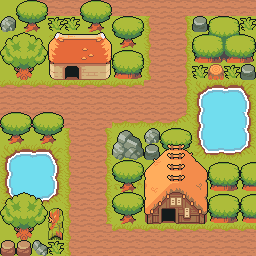

A 2D game scene composited from a Tiled map and its tileset images. What follows is a short description and the map's XML, with every tile layer's data as written:
An orthogonal 16x16 tile map with 16x16 px tiles, 4 tile layers (Floor, Water, Trees, House), 6 tilesets and 5 objects (3x Spawn_point, 2x Portal).

<map version="1.10" tiledversion="1.11.2" orientation="orthogonal" renderorder="right-down" compressionlevel="0" width="16" height="16" tilewidth="16" tileheight="16" infinite="0" backgroundcolor="#696a79" nextlayerid="6" nextobjectid="6">
 <tileset firstgid="1" name="TilesetField" tilewidth="16" tileheight="16" tilecount="0" columns="5" objectalignment="topleft">
  <image source="../tilesets/TilesetField.png" width="80" height="240" />
 </tileset>
 <tileset firstgid="1" name="TilesetFloor" tilewidth="16" tileheight="16" tilecount="0" columns="22" objectalignment="topleft">
  <image source="../tilesets/TilesetFloor.png" width="352" height="417" />
 </tileset>
 <tileset firstgid="268" name="TilesetVillageAbandoned" tilewidth="16" tileheight="16" tilecount="0" columns="20" objectalignment="topleft">
  <image source="../tilesets/TilesetVillageAbandoned.png" width="320" height="192" />
 </tileset>
 <tileset firstgid="268" name="TilesetHouse" tilewidth="16" tileheight="16" tilecount="0" columns="33" objectalignment="topleft">
  <image source="../tilesets/TilesetHouse.png" width="528" height="368" />
 </tileset>
 <tileset firstgid="726" name="TilesetWater" tilewidth="16" tileheight="16" tilecount="0" columns="28" objectalignment="topleft">
  <image source="../tilesets/TilesetWater.png" width="448" height="272" />
 </tileset>
 <tileset firstgid="953" name="TilesetNature" tilewidth="16" tileheight="16" tilecount="0" columns="24" objectalignment="topleft">
  <image source="../tilesets/TilesetNature.png" width="384" height="336" />
 </tileset>
 <layer id="1" name="Floor" width="16" height="16">
  <data encoding="csv">
265,265,178,178,178,178,178,178,178,178,178,178,178,178,178,178,
265,265,265,265,265,265,265,265,265,177,178,179,265,265,265,265,
265,265,265,266,266,265,265,265,265,177,178,179,267,265,265,265,
265,265,265,266,266,266,266,265,265,177,178,179,267,265,265,265,
265,265,265,266,267,267,266,265,265,177,178,179,267,266,265,265,
156,156,156,156,156,156,156,156,156,178,178,179,266,265,265,265,
178,178,178,178,178,178,178,178,178,178,178,179,266,265,265,265,
178,178,178,178,178,178,178,200,200,200,200,201,265,265,265,265,
265,265,265,265,177,178,179,265,265,265,267,267,267,265,265,265,
265,265,265,265,177,178,179,265,265,265,267,267,267,265,265,265,
265,265,267,265,177,178,179,267,267,267,267,267,265,265,265,265,
265,265,267,267,177,178,179,267,266,265,265,265,265,265,265,265,
265,265,267,267,177,178,179,267,265,265,265,265,265,265,265,265,
265,265,267,265,177,178,179,265,265,265,265,265,265,265,265,265,
265,265,265,265,177,178,178,156,156,156,156,156,156,156,156,156,
265,265,265,265,177,178,178,178,178,178,178,178,178,178,178,178
</data>
 </layer>
 <layer id="2" name="Water" width="16" height="16">
  <data encoding="csv">
0,0,0,0,0,0,0,0,0,0,0,0,0,0,0,0,
0,0,0,0,0,0,0,0,0,0,0,0,0,0,0,0,
0,0,0,0,0,0,0,0,0,0,0,0,0,0,840,840,
0,0,0,0,0,0,0,0,0,0,0,0,840,840,840,840,
0,0,0,0,0,0,0,0,0,0,0,0,840,840,840,840,
0,0,0,0,0,0,0,0,0,0,0,0,894,895,895,896,
0,0,0,0,0,0,0,0,0,0,0,0,922,755,755,924,
0,0,0,0,0,0,0,0,0,0,0,0,922,755,755,924,
0,0,0,0,0,0,0,0,0,0,0,0,922,755,755,924,
894,895,895,896,0,0,0,0,0,0,0,0,950,951,951,952,
922,755,755,924,0,0,0,0,0,0,0,0,0,868,868,868,
922,755,755,924,0,0,0,0,0,0,0,0,0,0,0,0,
950,951,951,952,0,0,0,0,0,0,0,0,0,0,0,0,
0,0,0,0,0,0,0,0,0,0,0,0,0,0,0,0,
0,0,0,0,0,0,0,0,0,0,0,0,0,0,0,0,
0,0,0,0,0,0,0,0,0,0,0,0,0,0,0,0
</data>
 </layer>
 <layer id="3" name="Trees" width="16" height="16">
  <data encoding="csv">
0,1151,1152,0,0,1151,1152,0,0,0,0,0,0,0,0,0,
1378,1175,1176,1202,1202,1175,1176,1151,1152,0,0,0,1187,1006,1007,1202,
1388,1389,1390,1073,1073,1073,1073,1175,1176,0,0,0,1029,1030,1031,1032,
1412,1413,1414,0,0,0,0,953,954,0,0,0,1053,1054,1055,1056,
1436,1437,1438,0,0,0,0,977,978,0,0,0,1202,1277,1202,1187,
1001,0,0,0,0,0,0,0,0,0,0,0,0,0,0,0,
1001,0,0,0,0,0,0,0,0,0,0,0,0,0,0,0,
1151,1152,1151,1152,0,0,0,0,0,0,0,0,0,0,0,0,
1175,1176,1175,1176,0,0,0,1304,1305,1378,1151,1152,0,0,0,0,
0,0,0,0,0,0,0,1328,1329,1187,1175,1176,0,0,0,0,
0,0,0,0,0,0,0,1151,1152,1300,0,0,0,953,954,953,
0,0,0,0,0,0,0,1175,1176,1300,0,0,0,977,978,977,
1388,1389,1390,0,0,0,0,1151,1152,0,0,0,0,953,954,953,
1412,1413,1414,1302,0,0,0,1175,1176,0,0,0,0,977,978,977,
1436,1437,1438,1326,0,0,0,1001,1001,0,0,0,0,0,0,0,
1184,1184,1380,1202,0,0,0,0,0,0,0,0,0,0,0,0
</data>
 </layer>
 <layer id="4" name="House" width="16" height="16">
  <data encoding="csv">
0,0,0,0,0,0,0,0,0,0,0,0,0,0,0,0,
0,0,0,0,0,0,0,0,0,0,0,0,0,0,0,0,
0,0,0,276,277,278,279,0,0,0,0,0,0,0,0,0,
0,0,0,309,310,311,312,0,0,0,0,0,0,0,0,0,
0,0,0,342,343,344,345,0,0,0,0,0,0,0,0,0,
0,0,0,0,0,0,0,0,0,0,0,0,0,0,0,0,
0,0,0,0,0,0,0,0,0,0,0,0,0,0,0,0,
0,0,0,0,0,0,0,0,0,0,0,0,0,0,0,0,
0,0,0,0,0,0,0,0,0,473,473,473,473,0,0,0,
0,0,0,0,0,0,0,0,0,524,525,526,527,0,0,0,
0,0,0,0,0,0,0,0,0,557,558,559,560,0,0,0,
0,0,0,0,0,0,0,0,0,590,591,592,593,0,0,0,
0,0,0,0,0,0,0,0,0,623,624,625,626,0,0,0,
0,0,0,0,0,0,0,0,0,722,723,724,725,0,0,0,
473,0,0,0,0,0,0,0,0,0,0,0,0,0,0,0,
0,0,0,0,0,0,0,0,0,0,0,0,0,0,0,0
</data>
 </layer>
 <objectgroup id="5" name="Entities">
  <object id="1" name="Level_0" type="Spawn_point" x="155.632" y="34.1382" width="32" height="32">
   <properties>
    <property name="__anchorX" type="int" value="168" />
    <property name="__anchorY" type="int" value="32" />
    <property name="__cx" type="int" value="10" />
    <property name="__cy" type="int" value="1" />
   </properties>
  </object>
  <object id="2" name="Level_4" type="Portal" x="232" y="224" width="32" height="32">
   <properties>
    <property name="__anchorX" type="int" value="248" />
    <property name="__anchorY" type="int" value="256" />
    <property name="__cx" type="int" value="15" />
    <property name="__cy" type="int" value="15" />
   </properties>
  </object>
  <object id="3" name="Spawn_point" type="Spawn_point" x="72" y="112" width="32" height="32">
   <properties>
    <property name="__anchorX" type="int" value="88" />
    <property name="__anchorY" type="int" value="144" />
    <property name="__cx" type="int" value="5" />
    <property name="__cy" type="int" value="8" />
   </properties>
  </object>
  <object id="4" name="Level_0" type="Portal" x="156.144" y="-0.746773" width="32" height="32">
   <properties>
    <property name="__anchorX" type="int" value="168" />
    <property name="__anchorY" type="int" value="32" />
    <property name="__cx" type="int" value="10" />
    <property name="__cy" type="int" value="1" />
   </properties>
  </object>
  <object id="5" name="Level_4" type="Spawn_point" x="194.64" y="222.967" width="32" height="32">
   <properties>
    <property name="__anchorX" type="int" value="168" />
    <property name="__anchorY" type="int" value="32" />
    <property name="__cx" type="int" value="10" />
    <property name="__cy" type="int" value="1" />
   </properties>
  </object>
 </objectgroup>
</map>
